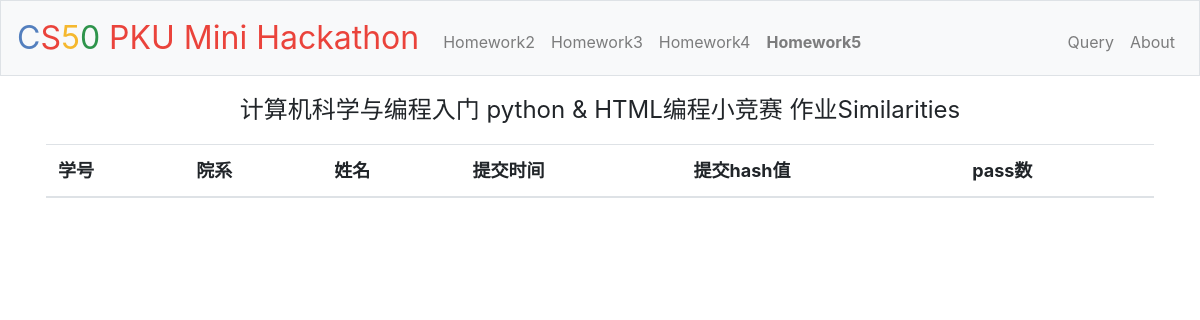
Page /homework5 on the earlier database version.
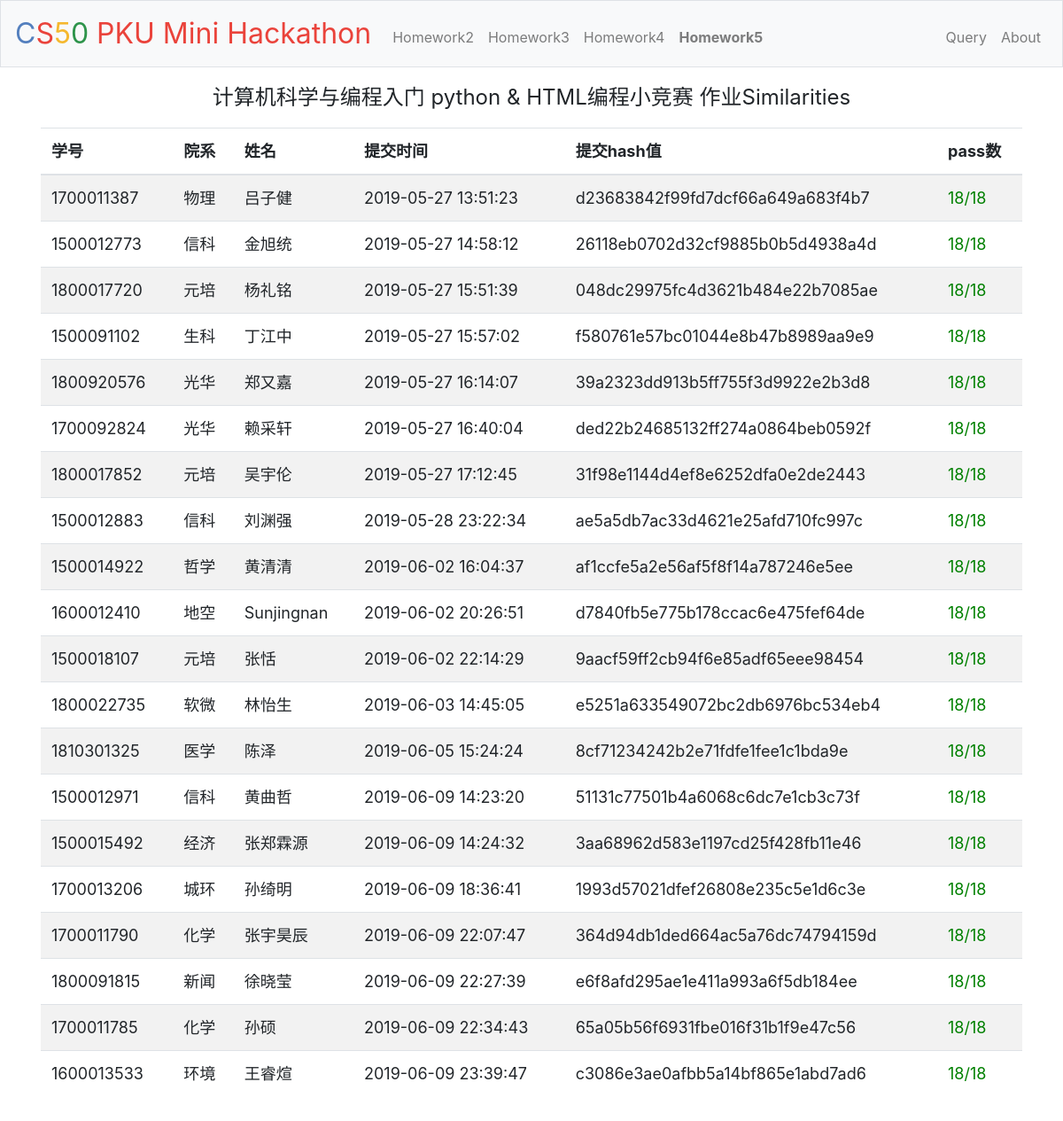
Same page on the later database version.
### tables this page shows
CREATE TABLE "submit" (
	"id"	INTEGER NOT NULL PRIMARY KEY AUTOINCREMENT UNIQUE,
	"stuid"	INTEGER NOT NULL,
	"name"	TEXT,
	"work"	INTEGER NOT NULL,
	"time"	TIMESTAMP NOT NULL DEFAULT current_timestamp,
	"exe_time"	REAL,
	"hash"	TEXT NOT NULL,
	"status"	INTEGER NOT NULL,
	"correct_num"	INTEGER
);

### application.py (the view)
@app.route("/homework5")
def homework5():
    session["status"]="hw5"
    app.logger.info(request.remote_addr+" "+get_time()+" GET /homework5")
    rows = db.execute("SELECT stuid,name,time,hash,correct_num FROM submit where status=0 AND work=5 GROUP BY stuid HAVING MAX(time) ORDER BY correct_num DESC, time ASC")
    result=[]
    for res in rows:
        stuid=str(res["stuid"])
        colloge=colloge_list.get(stuid)
        if not colloge:
            colloge="Unknown"
        tmp=[stuid, colloge, res["name"], res["time"], res["hash"], res["correct_num"]]
        result.append(tmp)
    return render_template("homework5.html", result=result)

### application.py (called while the page is built)
@app.after_request
def after_request(response):
    return response

def get_time():
    i = datetime.datetime.now()
    return "{}/{}/{} {}:{}:{}".format(i.year, i.month, i.day, i.hour, i.minute, i.second)

### templates/homework5.html (shortened to what this page needs)
{% extends "layout.html" %}
{% block main %}
    <div style="font-size:x-large">
        <p>
            计算机科学与编程入门 python & HTML编程小竞赛 作业Similarities
        </p>
    </div>
    <table class="table table-striped">
        <thead>
            <tr>
                <th>学号</th>
                <th>院系</th>
                <th>姓名</th>
                <th>提交时间</th>
                <th>提交hash值</th>
                <th>pass数</th>
            </tr>
        </thead>
        <tbody>
            {% for r in result %}
                <tr>
                    <td>{{r[0]}}</td>
                    <td>{{r[1]}}</td>
                    <td>{{r[2]}}</td>
                    <td>{{r[3]}}</td>
                    <td>{{r[4]}}</td>
                    {% if r[5] == 18 %}
                        <td><font color="green">{{r[5]}}/18</font></td>
                    {% else %}
                        <td><font color="red">{{r[5]}}/18</font></td>
                    {% endif %}
                </tr>
            {% endfor %}
        </tbody>
    </table>
{% endblock %}

Differences in the rows shown:
added submit: stuid "1700011387", r "物理", name "吕子健", time "2019-05-27 13:51:23", hash "d23683842f99fd7dcf66a649a683f4b7", correct_num "18"
added submit: stuid "1500012773", r "信科", name "金旭统", time "2019-05-27 14:58:12", hash "26118eb0702d32cf9885b0b5d4938a4d", correct_num "18"
added submit: stuid "1800017720", r "元培", name "杨礼铭", time "2019-05-27 15:51:39", hash "048dc29975fc4d3621b484e22b7085ae", correct_num "18"
added submit: stuid "1500091102", r "生科", name "丁江中", time "2019-05-27 15:57:02", hash "f580761e57bc01044e8b47b8989aa9e9", correct_num "18"
added submit: stuid "1800920576", r "光华", name "郑又嘉", time "2019-05-27 16:14:07", hash "39a2323dd913b5ff755f3d9922e2b3d8", correct_num "18"
added submit: stuid "1700092824", r "光华", name "赖采轩", time "2019-05-27 16:40:04", hash "ded22b24685132ff274a0864beb0592f", correct_num "18"
added submit: stuid "1800017852", r "元培", name "吴宇伦", time "2019-05-27 17:12:45", hash "31f98e1144d4ef8e6252dfa0e2de2443", correct_num "18"
added submit: stuid "1500012883", r "信科", name "刘渊强", time "2019-05-28 23:22:34", hash "ae5a5db7ac33d4621e25afd710fc997c", correct_num "18"
added submit: stuid "1500014922", r "哲学", name "黄清清", time "2019-06-02 16:04:37", hash "af1ccfe5a2e56af5f8f14a787246e5ee", correct_num "18"
added submit: stuid "1600012410", r "地空", name "Sunjingnan", time "2019-06-02 20:26:51", hash "d7840fb5e775b178ccac6e475fef64de", correct_num "18"
added submit: stuid "1500018107", r "元培", name "张恬", time "2019-06-02 22:14:29", hash "9aacf59ff2cb94f6e85adf65eee98454", correct_num "18"
added submit: stuid "1800022735", r "软微", name "林怡生", time "2019-06-03 14:45:05", hash "e5251a633549072bc2db6976bc534eb4", correct_num "18"
added submit: stuid "1810301325", r "医学", name "陈泽", time "2019-06-05 15:24:24", hash "8cf71234242b2e71fdfe1fee1c1bda9e", correct_num "18"
added submit: stuid "1500012971", r "信科", name "黄曲哲", time "2019-06-09 14:23:20", hash "51131c77501b4a6068c6dc7e1cb3c73f", correct_num "18"
added submit: stuid "1500015492", r "经济", name "张郑霖源", time "2019-06-09 14:24:32", hash "3aa68962d583e1197cd25f428fb11e46", correct_num "18"
added submit: stuid "1700013206", r "城环", name "孙绮明", time "2019-06-09 18:36:41", hash "1993d57021dfef26808e235c5e1d6c3e", correct_num "18"
added submit: stuid "1700011790", r "化学", name "张宇昊辰", time "2019-06-09 22:07:47", hash "364d94db1ded664ac5a76dc74794159d", correct_num "18"
added submit: stuid "1800091815", r "新闻", name "徐晓莹", time "2019-06-09 22:27:39", hash "e6f8afd295ae1e411a993a6f5db184ee", correct_num "18"
added submit: stuid "1700011785", r "化学", name "孙硕", time "2019-06-09 22:34:43", hash "65a05b56f6931fbe016f31b1f9e47c56", correct_num "18"
added submit: stuid "1600013533", r "环境", name "王睿煊", time "2019-06-09 23:39:47", hash "c3086e3ae0afbb5a14bf865e1abd7ad6", correct_num "18"
